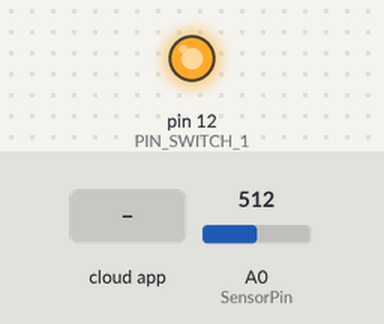
A sketch run on a simulated Arduino Uno, built with avr-gcc and run on an emulated ATmega328P. Parts: output pins drawn as LEDs (lit = HIGH). The inputs (shaded band) are chosen by the test bench; at power-on: A0 (SensorPin) = 512. The RemoteXY app is connected.

Above: at 1.2 s.
1.3 s: the phone or cloud app sets switch_1 to 1
At 1.7 s:
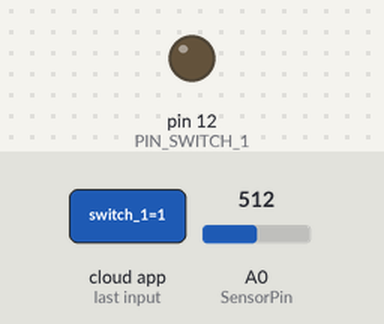
2.8 s: the phone or cloud app sets switch_1 to 0
At 4.0 s:
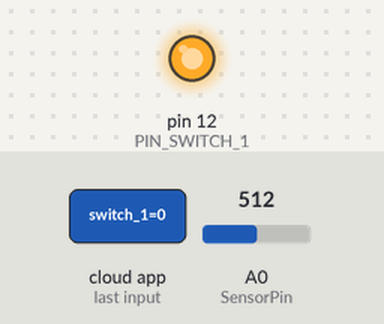
Timing chart, 0 to 5.8 s (numbered marks = the images above; inputs shaded):
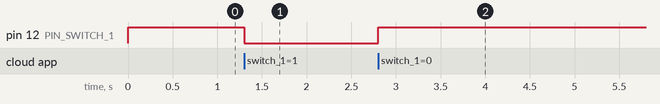

Measured:
- after the input at 1.3 s, pin 12 (PIN_SWITCH_1): HIGH → LOW at once
- after the input at 2.8 s, pin 12 (PIN_SWITCH_1): LOW → HIGH at once

The sketch:

modul.ino
```cpp
// codul generat necesar pentru conectarea si configurarea modulului wifi
//////////////////////////////////////////////
//        RemoteXY include library          //
//////////////////////////////////////////////

// RemoteXY select connection mode and include library
#define REMOTEXY_MODE__ESP8266_HARDSERIAL_POINT

#include <RemoteXY.h>

// RemoteXY connection settings
#define REMOTEXY_SERIAL Serial
#define REMOTEXY_SERIAL_SPEED 115200
#define REMOTEXY_WIFI_SSID "RemoteXY"
#define REMOTEXY_WIFI_PASSWORD "12345678"
#define REMOTEXY_SERVER_PORT 6377


// RemoteXY configurate
#pragma pack(push, 1)
uint8_t RemoteXY_CONF[] =
  { 255,1,0,0,0,20,0,10,13,1,
  2,0,20,34,22,11,2,26,31,31,
  79,78,0,79,70,70,0 };

// this structure defines all the variables and events of your control interface
struct {

    // input variables
  uint8_t switch_1; // =1 if switch ON and =0 if OFF

    // other variable
  uint8_t connect_flag;  // =1 if wire connected, else =0

} RemoteXY;
#pragma pack(pop)

/////////////////////////////////////////////
//           END RemoteXY include          //
/////////////////////////////////////////////

//pin-ul pentru releu
#define PIN_SWITCH_1 12
//intrerupere interna pentru numararea secundelor
#include <TimerOne.h>

//pin pentru senzorul de umiditate
int SensorPin = A0;

float sensorValue = 0;
int seconds=0;

//un interval reprezentand 10 secunde
int interval=10000;
long prevT=0, currT=0;
int flag = 0;

void setup()
{

  RemoteXY_Init ();

  pinMode (PIN_SWITCH_1, OUTPUT);

  Timer1.initialize(1000000);
   Timer1.attachInterrupt(count);

}

//numararea secundelor
void count()
{
  seconds++;
}

void loop()
{
  RemoteXY_Handler ();

  sensorValue = analogRead(SensorPin);
  sensorValue = map(sensorValue, 0, 1023, 0, 100);

  //flag = 0 reprezinta faptul ca pompa nu a pornit din cauza senzorului
  currT=millis();
  if (RemoteXY.switch_1==0 && flag == 0)
         digitalWrite(PIN_SWITCH_1,HIGH);
           else
  // daca s-a activat switch-ul se porneste releul (de mentionat ca este low level)
  if (RemoteXY.switch_1==1 && flag == 0)
         digitalWrite(PIN_SWITCH_1,LOW);
    if (seconds % 60 == 0 && sensorValue < 50 )
      {
          digitalWrite(PIN_SWITCH_1,LOW);
          flag = 1;
      }
    // in caz ca a pornit pompa se tine 10 secunde si apoi se opreste
    if(flag == 1 && currT-prevT>=interval)
      {
        prevT=currT;
        digitalWrite(PIN_SWITCH_1,HIGH);
        flag = 0;
       }
}
```
